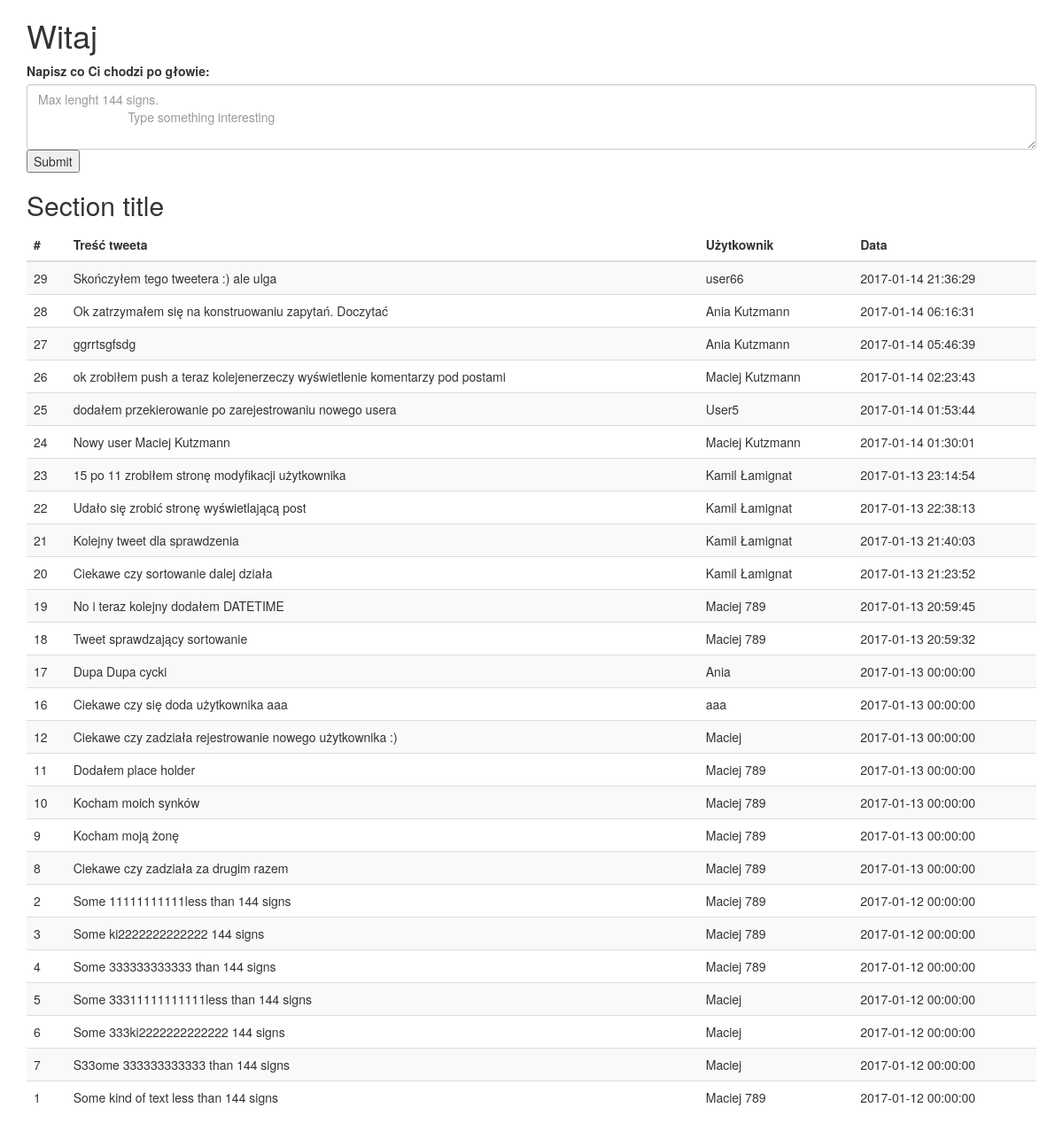
The page /index.php (signed in) on the database its author committed.
### tables this page shows
CREATE TABLE `Tweet` (
  `id` int(11) NOT NULL,
  `userId` int(11) NOT NULL,
  `text` varchar(144) DEFAULT NULL,
  `creationDate` datetime DEFAULT NULL
);

CREATE TABLE `Users` (
  `id` int(11) NOT NULL,
  `email` varchar(255) NOT NULL,
  `name` varchar(255) NOT NULL,
  `hashed_password` varchar(255) NOT NULL
);

### src/Tweet.php (called while the page is built, shortened)
<?php
class Tweet implements Iterator {
    private $id;
    private $userId;
    private $text;
    private $creationDate;
    public function __construct() {
        $this->id = -1;
        $this->userId = '';
        $this->text = '';
        $this->creationDate = '';
    }
    public function getId() {
        return $this->id;
    }
    public function getUserId() {
        return $this->userId;
    }
    public function getText() {
        return $this->text;
    }
    public function getCreationDate() {
        return $this->creationDate;
    }
    static public function loadAllTweets(mysqli $connection) {
        $query = "SELECT * FROM Tweet ORDER BY creationDate DESC";
        $tweets = [];
        $result = $connection->query($query);
        if($result){
            foreach ($result as $row) {
                $tweet = new Tweet();
                $tweet->id = $row['id'];
                $tweet->text = $row['text'];
                $tweet->userId = $row['userId'];
                $tweet->creationDate = $row['creationDate'];
                $tweets[] = $tweet;
            }
        }
        return $tweets;
    }
}

### src/User.php (called while the page is built, shortened)
<?php
class User {
    static public function returnUserNameById(mysqli $connection, $id) {
        $query = " SELECT * FROM Users WHERE id =" . $connection->real_escape_string($id);
        $res = $connection->query($query);
        if ($res && $res->num_rows == 1) {
            $row = $res->fetch_assoc();
            $userName =$row['name'];
            return $userName;
        }
        return null;
    }
}

### index.php (the view, shortened to what this page needs)
<?php
require_once 'src/Tweet.php';
require_once 'src/User.php';
require_once 'connection.php';
?>
<!DOCTYPE html>
<html lang="en">
    <head>
        <link rel="stylesheet" href="https://maxcdn.bootstrapcdn.com/bootstrap/3.3.7/css/bootstrap.min.css">
        <link rel="stylesheet" href="https://maxcdn.bootstrapcdn.com/bootstrap/3.3.7/css/bootstrap-theme.min.css">
    </head>
    <body>
        <div class="container"><h1> Witaj</h1>
            <?php
            $allTweets = Tweet::loadAllTweets($conn);
            ?>
            <form action="#" method="POST">
                <label>Napisz co Ci chodzi po głowie:</label>
                <textarea class="form-control" name="newTweet" rows="3" placeholder="Max lenght 144 signs.
                          Type something interesting" maxlength="144"></textarea>
                <input type="submit">
            </form>
            <h2 class="sub-header">Section title</h2>
            <div class="table-responsive">
                <table class="table table-striped">
                    <thead>
                        <tr>
                            <th>#</th>
                            <th>Treść tweeta</th>
                            <th>Użytkownik</th>
                            <th>Data</th>
                        </tr>
                    </thead>
                    <tbody>
                        <?php
                        foreach ($allTweets as $value) {
                            echo '<tr>';
                            echo "<td>" . $value->getId() . "</td>";
                            echo "<td>" . $value->getText() . "</td>";
                            echo "<td>" . User::returnUserNameById($conn, $value->getUserId()) . "</td>";
                            echo "<td>" . $value->getCreationDate() . "</td>";
                            echo '</tr>';
                        }
                        ?>
                    </tbody>
                </table>
            </div>
        </div>
    </body>
</html>

### rows shown on the page
tweet: id "29", text "Skończyłem tego tweetera :) ale ulga", userId.name "user66", creationDate "2017-01-14 21:36:29"
tweet: id "28", text "Ok zatrzymałem się na konstruowaniu zapytań. Doczytać", userId.name "Ania Kutzmann", creationDate "2017-01-14 06:16:31"
tweet: id "27", text "ggrrtsgfsdg", userId.name "Ania Kutzmann", creationDate "2017-01-14 05:46:39"
tweet: id "26", text "ok zrobiłem push a teraz kolejenerzeczy wyświetlenie komentarzy pod postami", userId.name "Maciej Kutzmann", creationDate "2017-01-14 02:23:43"
tweet: id "25", text "dodałem przekierowanie po zarejestrowaniu nowego usera", userId.name "User5", creationDate "2017-01-14 01:53:44"
tweet: id "24", text "Nowy user Maciej Kutzmann", userId.name "Maciej Kutzmann", creationDate "2017-01-14 01:30:01"
tweet: id "23", text "15 po 11 zrobiłem stronę modyfikacji użytkownika", userId.name "Kamil Łamignat", creationDate "2017-01-13 23:14:54"
tweet: id "22", text "Udało się zrobić stronę wyświetlającą post", userId.name "Kamil Łamignat", creationDate "2017-01-13 22:38:13"
tweet: id "21", text "Kolejny tweet dla sprawdzenia", userId.name "Kamil Łamignat", creationDate "2017-01-13 21:40:03"
tweet: id "20", text "Ciekawe czy sortowanie dalej działa", userId.name "Kamil Łamignat", creationDate "2017-01-13 21:23:52"
tweet: id "19", text "No i teraz kolejny dodałem DATETIME", userId.name "Maciej 789", creationDate "2017-01-13 20:59:45"
tweet: id "18", text "Tweet sprawdzający sortowanie", userId.name "Maciej 789", creationDate "2017-01-13 20:59:32"
tweet: id "17", text "Dupa Dupa cycki", userId.name "Ania", creationDate "2017-01-13 00:00:00"
tweet: id "16", text "Ciekawe czy się doda użytkownika aaa", userId.name "aaa", creationDate "2017-01-13 00:00:00"
tweet: id "12", text "Ciekawe czy zadziała rejestrowanie nowego użytkownika :)", userId.name "Maciej", creationDate "2017-01-13 00:00:00"
tweet: id "11", text "Dodałem place holder", userId.name "Maciej 789", creationDate "2017-01-13 00:00:00"
tweet: id "10", text "Kocham moich synków", userId.name "Maciej 789", creationDate "2017-01-13 00:00:00"
tweet: id "9", text "Kocham moją żonę", userId.name "Maciej 789", creationDate "2017-01-13 00:00:00"
tweet: id "8", text "Ciekawe czy zadziała za drugim razem", userId.name "Maciej 789", creationDate "2017-01-13 00:00:00"
tweet: id "2", text "Some 11111111111less than 144 signs", userId.name "Maciej 789", creationDate "2017-01-12 00:00:00"
tweet: id "3", text "Some ki2222222222222 144 signs", userId.name "Maciej 789", creationDate "2017-01-12 00:00:00"
tweet: id "4", text "Some 333333333333 than 144 signs", userId.name "Maciej 789", creationDate "2017-01-12 00:00:00"
tweet: id "5", text "Some 33311111111111less than 144 signs", userId.name "Maciej", creationDate "2017-01-12 00:00:00"
tweet: id "6", text "Some 333ki2222222222222 144 signs", userId.name "Maciej", creationDate "2017-01-12 00:00:00"
tweet: id "7", text "S33ome 333333333333 than 144 signs", userId.name "Maciej", creationDate "2017-01-12 00:00:00"
tweet: id "1", text "Some kind of text less than 144 signs", userId.name "Maciej 789", creationDate "2017-01-12 00:00:00"
